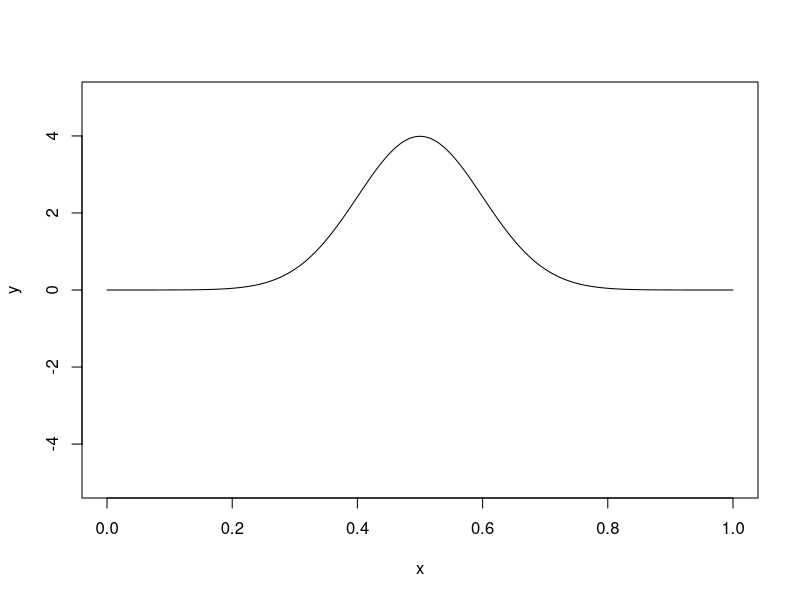
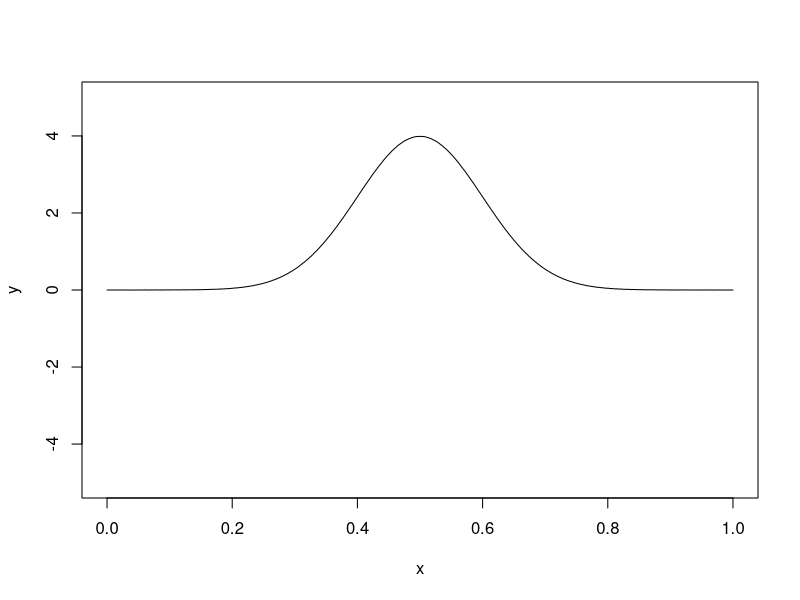
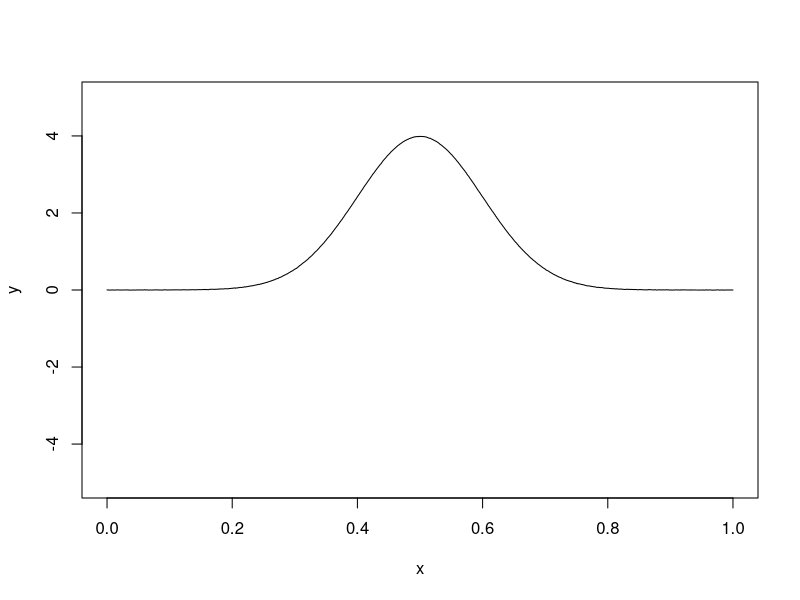
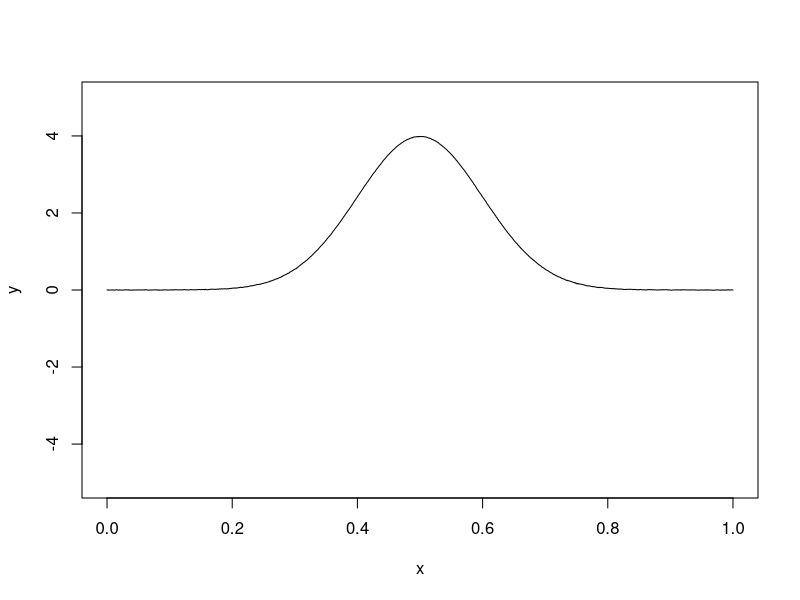
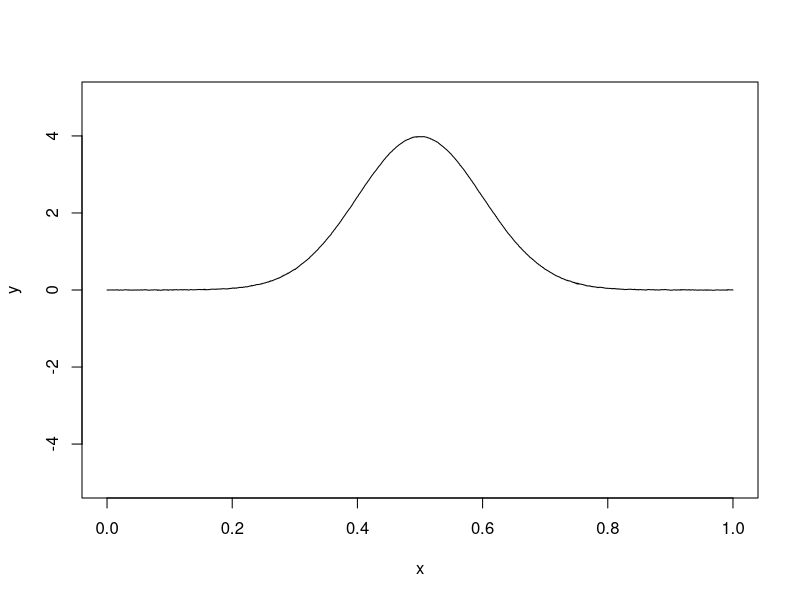
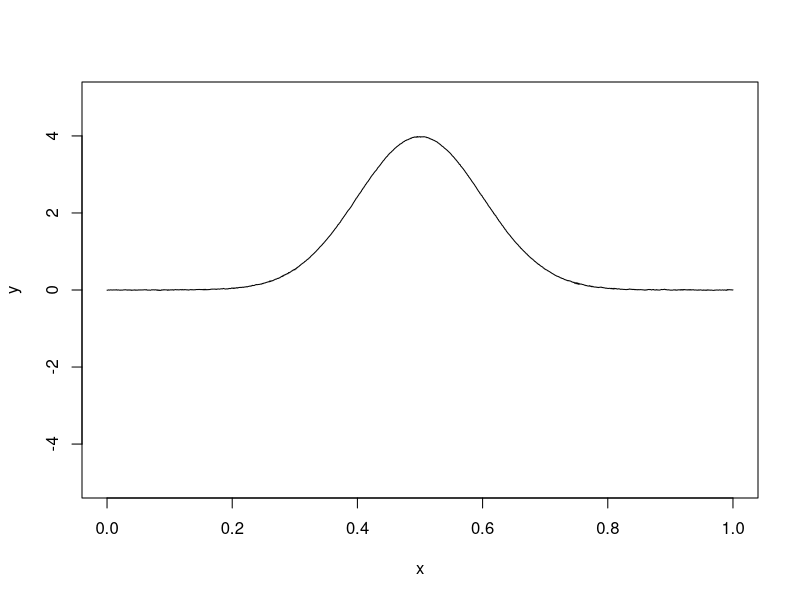
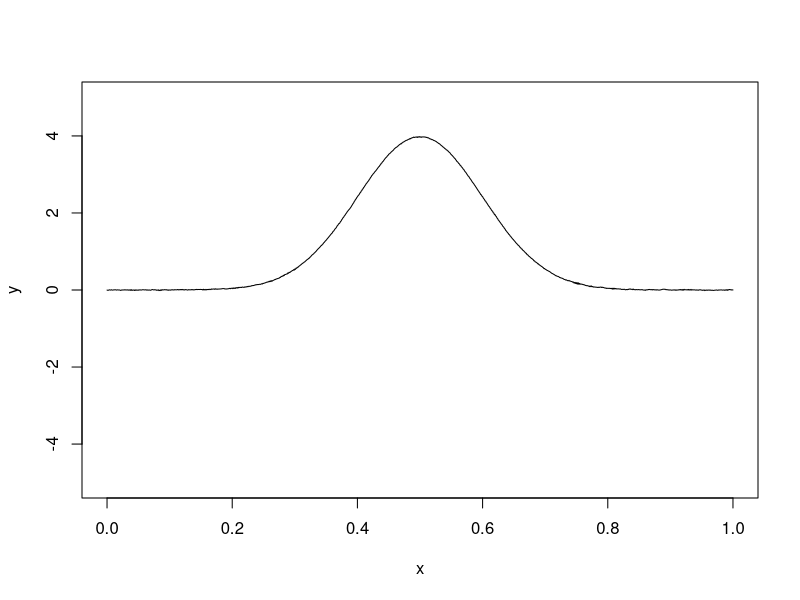
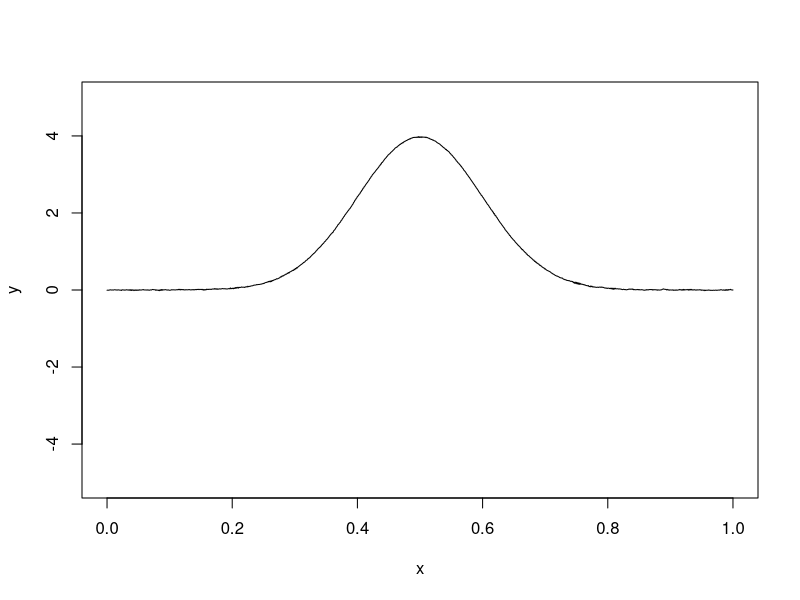

The R source for these figures, in order: (Note: a time limit stopped this script after it produced the figures.)
# Wave question
# Part (a)
dx = 0.001
x = seq(0, 1, by=dx)

# The initial conditions of the wave
v = rep(0, length(x))
y = dnorm(x, 0.5, 0.1)

# Part (b)
D = diag(length(x))
D = -2*D
D[row(D) == col(D) - 1] = 1
D[row(D) == col(D) + 1] = 1
D = D/dx^2

# Function to compute updated position and velocity
update = function(y_old, v_old, dt=0.001)
{
    y_new = y_old + dt*v_old
    v_new = v_old + dt * D %*% y_new + 50*sqrt(dt)*rnorm(length(x))
    list(y_new=y_new, v_new=v_new)
}

for(i in 1:10000)
{
    new = update(y, v)
    y = new$y_new
    v = new$v_new
    plot(x, y, type="l", ylim=c(-5, 5))
}
